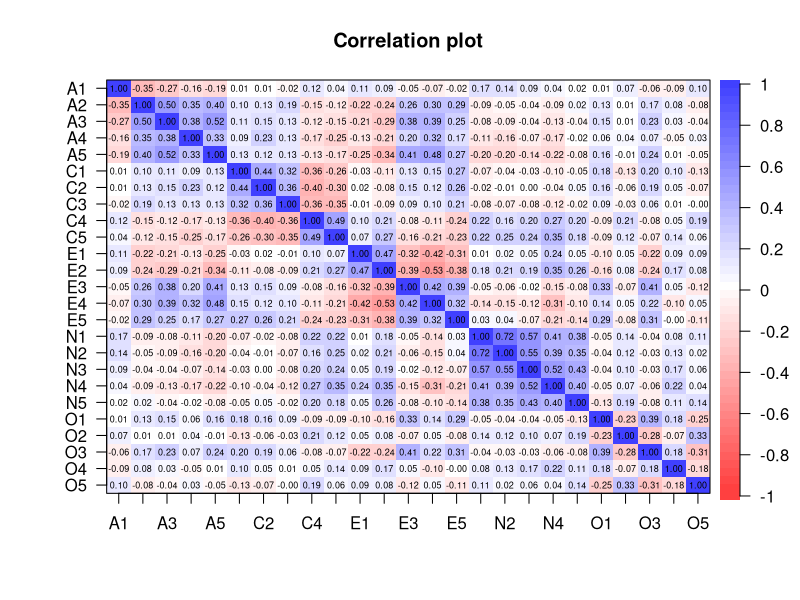
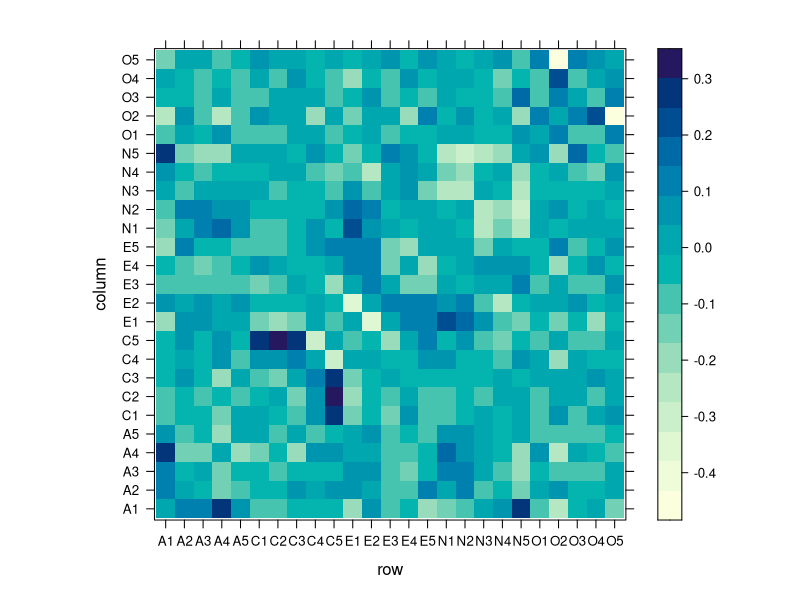
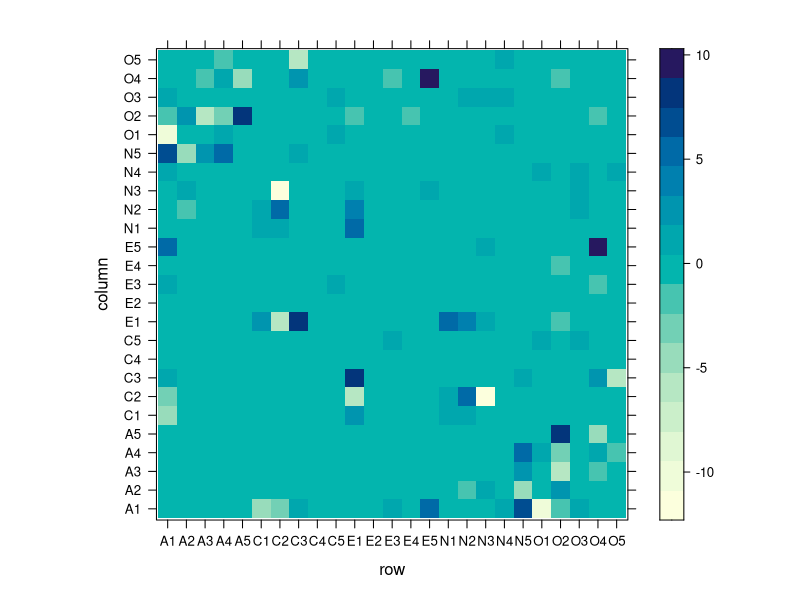
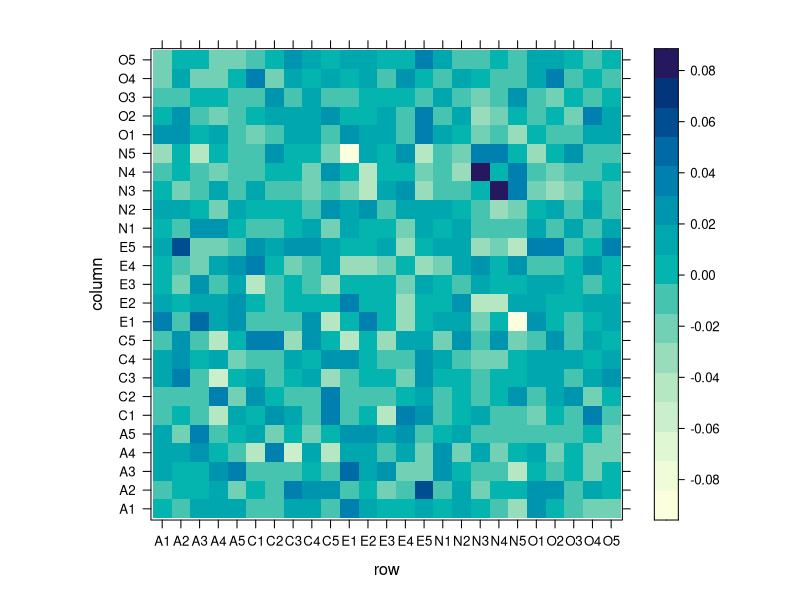
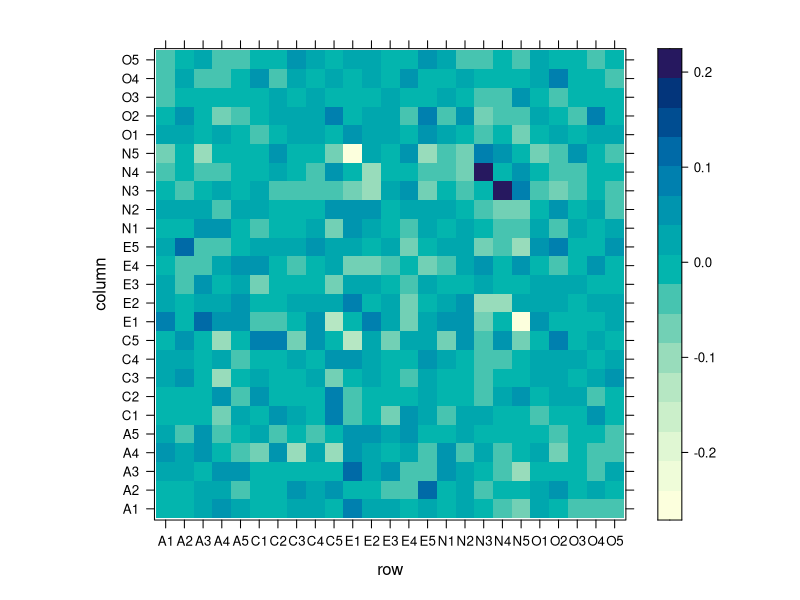
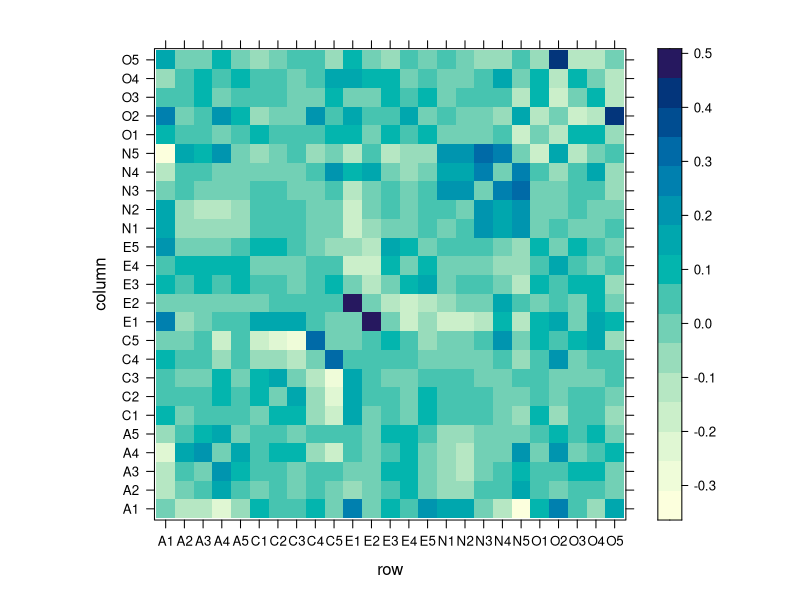
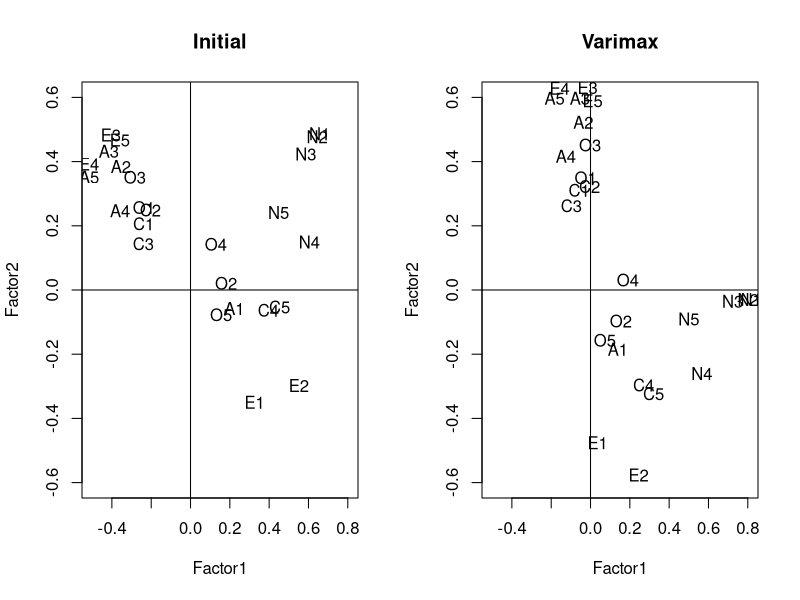
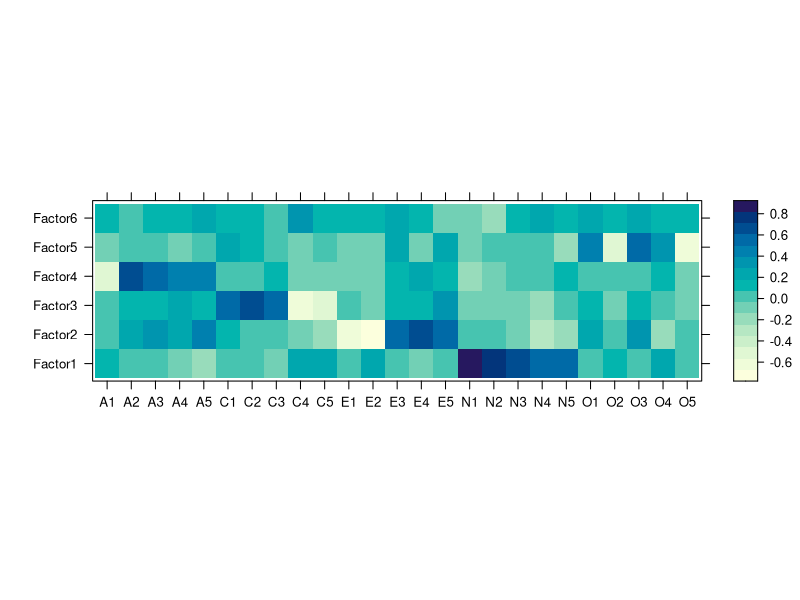

Source code (R) for these figures, in order:
## ----setup, include=FALSE------------------------------------------------
knitr::opts_chunk$set(cache=TRUE,
                      message = FALSE)


## ------------------------------------------------------------------------
library(psych)

dim(bfi)
tail(names(bfi), n = 3)


## ----message = FALSE-----------------------------------------------------
library(tidyverse)

# Remove demographic variable and keep complete data
data <- bfi %>% 
  select(-gender, -education, -age) %>% 
  filter(complete.cases(.))


## ------------------------------------------------------------------------
cor.plot(cor(data))


## ------------------------------------------------------------------------
decomp <- prcomp(data)
summary(decomp)$importance[,1:3]

cum_prop <- decomp %>% 
  summary %>% 
  .[["importance"]] %>% 
  .["Cumulative Proportion",]

which(cum_prop > 0.8)[1]


## ------------------------------------------------------------------------
Lhat <- decomp$rotation[,1:14] %*% 
  diag(decomp$sdev[1:14])
Psi_hat <- diag(cov(data) - tcrossprod(Lhat))


## ------------------------------------------------------------------------
# Sum squared error
sum((cov(data) - tcrossprod(Lhat) - diag(Psi_hat))^2)
# Compare to the total variance
sum(diag(cov(data)))

# Our FA model explains:
sum(colSums(Lhat^2)/sum(diag(cov(data))))


## ------------------------------------------------------------------------
(m <- sum(eigen(cor(data))$values > 1))

Lhat <- decomp$rotation[,seq_len(m)] %*% 
  diag(decomp$sdev[seq_len(m)])
Psi_hat <- diag(cov(data) - tcrossprod(Lhat))

# Sum squared error
sum((cov(data) - tcrossprod(Lhat) - diag(Psi_hat))^2)
# Compare to the total variance
sum(diag(cov(data)))


## ------------------------------------------------------------------------
# Our FA model explains:
sum(colSums(Lhat^2)/sum(diag(cov(data))))


## ------------------------------------------------------------------------
# We can also  visualize the fit
Sn <- cov(data)
Sn_fit <- tcrossprod(Lhat) + diag(Psi_hat)

library(lattice)
levelplot(Sn - Sn_fit)


## ------------------------------------------------------------------------
# Or if you prefer % difference
levelplot((Sn - Sn_fit)/Sn)


## ------------------------------------------------------------------------
# CAREFUL: uses correlation matrix
fa_decomp <- factanal(data, factors = m,
                      rotation = 'none')

# Uniquenesses are the diagonal elements 
# of the matrix Psi
Psi_mle <- fa_decomp$uniquenesses
Lmle <- fa_decomp$loadings


## ------------------------------------------------------------------------
# We get an estimate of the correlation
R_mle <- tcrossprod(Lmle) + diag(Psi_mle)

sum((cor(data) - R_mle)^2)

# Our FA model explains:
sum(colSums(Lmle^2)/ncol(data))


## ------------------------------------------------------------------------
levelplot(cor(data) - R_mle)


## ------------------------------------------------------------------------
# To factor the covariance matrix
# Use psych::fa
fa_decomp <- psych::fa(data, nfactors = m,
                       rotate = "none",
                       covar = TRUE,
                       fm = "ml")

# Extract estimates
Psi_mle <- fa_decomp$uniquenesses
Lmle <- fa_decomp$loadings


## ------------------------------------------------------------------------
# We get an estimate of the covariance
Sn_mle <- tcrossprod(Lmle) + diag(Psi_mle)

sum((Sn - Sn_mle)^2)

# Our FA model explains:
sum(colSums(Lmle^2)/sum(diag(Sn)))


## ------------------------------------------------------------------------
levelplot(Sn - Sn_mle)


## ------------------------------------------------------------------------
# Compare MLE with PC estimate
levelplot(Sn_fit - Sn_mle)


## ------------------------------------------------------------------------
# Let's start with m=2 for visualization
fa_decomp <- factanal(data, factors = 2,
                      rotation = 'none')

initial_loadings <- fa_decomp$loadings
varimax_loadings <- varimax(initial_loadings)


## ----echo = FALSE--------------------------------------------------------
par(mfrow = c(1, 2))

plot(initial_loadings, type = 'n',
     xlim = c(-0.5, 0.8),
     ylim = c(-0.6, 0.6),
     main = "Initial")
text(initial_loadings, label = rownames(initial_loadings))
abline(h = 0, v = 0)

plot(varimax_loadings$loadings, type = 'n',
     xlim = c(-0.5, 0.8),
     ylim = c(-0.6, 0.6),
     main = "Varimax")
text(varimax_loadings$loadings, 
     label = rownames(varimax_loadings$loadings))
abline(h = 0, v = 0)

par(mfrow = c(1,1))


## ------------------------------------------------------------------------
# You can extract the matrix T
varimax_loadings$rotmat

# We can also get the angle of rotation
acos(varimax_loadings$rotmat[1,1])


## ------------------------------------------------------------------------
# In more dimensions
fa_decomp <- factanal(data, factors = m,
                      rotation = 'varimax')

levelplot(unclass(fa_decomp$loadings),
          xlab = "", ylab = "")


## ------------------------------------------------------------------------
# First, let's look at the average eigenvalue
decomp <- eigen(Sn, symmetric = TRUE,
                only.values = TRUE)

mean(decomp$values)

sum(decomp$values > mean(decomp$values))


## ------------------------------------------------------------------------
# We will go from 1 factor to 15
prop_var_explained <- purrr::map_df(
  seq(1, 15),  function(m) {
    fa_decomp <- factanal(data, factors = m)
    Lmle <- fa_decomp$loadings
    prop <- sum(colSums(Lmle^2))/ncol(data)
    
    data.frame(
      prop = prop,
      m = m
    )})


## ------------------------------------------------------------------------
prop_var_explained %>% 
  ggplot(aes(m, prop)) + 
  geom_point() + 
  geom_line() + 
  theme_minimal() +
  expand_limits(y = 0) +
  geom_vline(xintercept = 6,
             linetype = 'dotted')


## ----warning=FALSE-------------------------------------------------------
inform_crit <- purrr::map_df(
  seq(1, 15),  function(m) {
    fa_decomp <- psych::fa(data, nfactors = m,
                           fm = 'ml')
    data.frame(
      BIC = fa_decomp$BIC, eBIC = fa_decomp$EBIC,
      SABIC = fa_decomp$SABIC, m = m
    )})


## ------------------------------------------------------------------------
inform_crit %>% 
  gather(Criteria, value, -m) %>% 
  ggplot(aes(m, value, colour = Criteria)) + 
  geom_point() + 
  geom_line() + 
  theme_minimal() +
  theme(legend.position = 'top') +
  geom_vline(xintercept = 6,
             linetype = 'dotted')


## ------------------------------------------------------------------------
inform_crit %>% 
  gather(Criteria, value, -m) %>% 
  group_by(Criteria) %>% 
  filter(value == min(value)) %>% 
  select(-value) %>% 
  spread(Criteria, m)


## ------------------------------------------------------------------------
m <- 6
fa_decomp <- psych::fa(data, nfactors = m,
                       covar = TRUE,
                       fm = 'ml')


## ------------------------------------------------------------------------
Sn <- cov(data)
Sn_mle <- tcrossprod(fa_decomp$loadings) + 
  diag(fa_decomp$uniquenesses)

test_stat <- nrow(data) * (
  log(det(Sn_mle)) -
    log(det(Sn))
)


## ------------------------------------------------------------------------
p <- ncol(data)
nu <- 0.5*((p-m)^2 - p - m)

test_stat > qchisq(0.95, df = nu)


## ---- message = FALSE----------------------------------------------------
m <- 6
fa_decomp <- psych::fa(data, nfactors = m,
                       covar = TRUE,
                       fm = 'ml')


## ---- message = FALSE----------------------------------------------------
# Extract estimates
InvPsi <- diag(fa_decomp$uniquenesses^-1)
Lhat <- fa_decomp$loadings

hat_mat <- solve(t(Lhat) %*% InvPsi %*% Lhat) %*%
  t(Lhat) %*% InvPsi

scores <- scale(data, center = TRUE,
                scale = FALSE) %*% t(hat_mat)


## ----message = FALSE-----------------------------------------------------
GGally::ggpairs(as.data.frame(scores))


## ---- message = FALSE----------------------------------------------------
scores_reg <- scale(data, center = TRUE,
                    scale = FALSE) %*% 
  solve(Sn) %*% Lhat


## ----message = FALSE-----------------------------------------------------
GGally::ggpairs(as.data.frame(scores_reg))


## ------------------------------------------------------------------------
# Let's look at agreement
round(cor(scores, scores_reg), 2)


## ------------------------------------------------------------------------
# Or graphically
plot(as.vector(scores),
     as.vector(scores_reg),
     xlab = "WLS",
     ylab = "Regression")
abline(a = 0, b = 1, 
       col='red',
       lty = 2)


## ---- echo = FALSE-------------------------------------------------------
inner_join(
  as.data.frame(scores_reg) %>% 
    mutate(ID = row_number()) %>% 
    gather(Factor, Score, -ID) %>% 
    rename(Regression = Score),
  as.data.frame(scores) %>% 
    mutate(ID = row_number()) %>% 
    gather(Factor, Score, -ID) %>% 
    rename(WLS = Score),
  by = c("ID", "Factor")
) %>% 
  ggplot(aes(WLS, Regression, colour = Factor)) + 
  geom_abline(slope = 1, intercept = 0,
              linetype = 'dashed') +
  geom_point(alpha = 0.5) +
  geom_smooth(method = 'lm', se = FALSE) +
  theme_minimal() +
  theme(legend.position = 'top')


## ------------------------------------------------------------------------
state.x77[1:5,1:4]


## ------------------------------------------------------------------------
library(GGally)
data <- as.data.frame(state.x77)
ggpairs(data)


## ------------------------------------------------------------------------
# Potential outliers?
data %>% 
  rownames_to_column('State') %>%
  top_n(Population, n = 2)

data %>% 
  rownames_to_column('State') %>%
  top_n(Area, n = 2)


## ------------------------------------------------------------------------
# 1. Principal Component Factor analysis
decomp <- princomp(data, cor = TRUE)
decomp


## ------------------------------------------------------------------------
biplot(decomp)


## ------------------------------------------------------------------------
m <- 3
Lhat <- decomp$loadings[,seq_len(m)] %*% 
  diag(decomp$sdev[seq_len(m)])
colnames(Lhat) <- paste0("PC", 1:3)
Psi_hat <- diag(cov(data) - tcrossprod(Lhat))

# Our FA model explains:
sum(colSums(Lhat^2))/ncol(data)


## ------------------------------------------------------------------------
# We can also  visualize the fit
Rn <- cor(data)
Rn_fit <- tcrossprod(Lhat) + diag(Psi_hat)

levelplot(Rn - Rn_fit)


## ------------------------------------------------------------------------
scores_pc <- scale(data, center = TRUE,
                    scale = TRUE) %*% 
  solve(Rn) %*% Lhat


## ------------------------------------------------------------------------
ggpairs(as.data.frame(scores_pc))


## ------------------------------------------------------------------------
# What state has the outlying values?
scores_pc %>% 
  as.data.frame %>% 
  rownames_to_column('State') %>%
  filter(PC2 > 4 | PC3 < -4)


## ------------------------------------------------------------------------
# 2. Maximum Likelihood Factor analysis
fa_decomp <- factanal(data, factors = m)


## ------------------------------------------------------------------------
# Extract estimates
Psi_mle <- fa_decomp$uniquenesses
Lmle <- fa_decomp$loadings

# Our FA model explains:
sum(colSums(Lmle^2))/ncol(data)


## ------------------------------------------------------------------------
# We can also  visualize the fit
Rn_mle <- tcrossprod(Lmle) + diag(Psi_mle)

levelplot(Rn - Rn_mle)


## ------------------------------------------------------------------------
scores_mle <- scale(data, center = TRUE,
                    scale = TRUE) %*% 
  solve(Rn) %*% Lmle


## ------------------------------------------------------------------------
ggpairs(as.data.frame(scores_mle))


## ------------------------------------------------------------------------
# 3. Compare both loadings
round(cor(scores_pc, scores_mle), 2)


## ------------------------------------------------------------------------
levelplot(Lhat,
          xlab = "", ylab = "")


## ------------------------------------------------------------------------
# Let's rotate the PC loadings
Lhat <- varimax(Lhat)$loadings
scores_pc <- scale(data, center = TRUE,
                    scale = TRUE) %*% 
  solve(Rn) %*% Lhat


## ------------------------------------------------------------------------
# Compare both loadings again
round(cor(scores_pc, scores_mle), 2)


## ------------------------------------------------------------------------
levelplot(unclass(Lhat),
          xlab = "", ylab = "")


## ------------------------------------------------------------------------
levelplot(unclass(Lmle),
          xlab = "", ylab = "")


## ---- echo = FALSE, eval = FALSE-----------------------------------------
## inner_join(
##   as.data.frame(scores_pc) %>%
##     mutate(ID = row_number()) %>%
##     gather(Factor, Score, -ID) %>%
##     rename(PC = Score) %>%
##     mutate(Factor = stringr::str_replace(Factor, "PC", "Factor")),
##   as.data.frame(scores_mle) %>%
##     mutate(ID = row_number()) %>%
##     gather(Factor, Score, -ID) %>%
##     rename(MLE = Score),
##   by = c("ID", "Factor")
## ) %>%
##   ggplot(aes(PC, MLE, colour = Factor)) +
##   geom_abline(slope = 1, intercept = 0,
##               linetype = 'dashed') +
##   geom_point(alpha = 0.5) +
##   geom_smooth(method = 'lm', se = FALSE) +
##   theme_minimal() +
##   theme(legend.position = 'top')


## ------------------------------------------------------------------------
# 4. Compare different m
# Let's start with scree plot
screeplot(decomp, type = 'l')


## ----warning = FALSE-----------------------------------------------------
# Then let's look at information criteria
inform_crit <- purrr::map_df(
  seq_len(4),  function(m) {
    fa_decomp <- psych::fa(data, nfactors = m,
                           fm = 'ml')
    data.frame(
      BIC = fa_decomp$BIC, eBIC = fa_decomp$EBIC,
      SABIC = fa_decomp$SABIC, m = m
    )})


## ------------------------------------------------------------------------
inform_crit %>% 
  gather(Criteria, value, -m) %>% 
  ggplot(aes(m, value, colour = Criteria)) + 
  geom_point() + 
  geom_line() + 
  theme_minimal() +
  theme(legend.position = 'top')


## ------------------------------------------------------------------------
inform_crit %>% 
  gather(Criteria, value, -m) %>% 
  group_by(Criteria) %>% 
  filter(value == min(value)) %>% 
  select(-value) %>% 
  spread(Criteria, m)


## ------------------------------------------------------------------------
m <- 2
Lhat <- decomp$loadings[,seq_len(m)] %*% 
  diag(decomp$sdev[seq_len(m)])
colnames(Lhat) <- paste0("PC", 1:2)
Psi_hat <- diag(cov(data) - tcrossprod(Lhat))

Lhat <- varimax(Lhat)$loadings
scores_pc <- scale(data, center = TRUE,
                    scale = TRUE) %*% 
  solve(Rn) %*% Lhat


## ------------------------------------------------------------------------
# MLE
fa_decomp <- factanal(data, factors = m)
Psi_mle <- fa_decomp$uniquenesses
Lmle <- fa_decomp$loadings

scores_mle <- scale(data, center = TRUE,
                    scale = TRUE) %*% 
  solve(Rn) %*% Lmle


## ------------------------------------------------------------------------
# Compare both loadings again
round(cor(scores_pc, scores_mle), 2)


## ------------------------------------------------------------------------
levelplot(unclass(Lhat),
          xlab = "", ylab = "")


## ------------------------------------------------------------------------
levelplot(unclass(Lmle),
          xlab = "", ylab = "")


## ------------------------------------------------------------------------
plot(scores_mle, type = 'n')
text(scores_mle, labels = rownames(scores_mle))
abline(h = 0, v = 0, lty = 2)


## ------------------------------------------------------------------------
# Let's plot the factors on the map
library(maps)
states <- map_data("state")

data_plot <- scores_mle %>%
  as.data.frame() %>% 
  rownames_to_column("region") %>% 
  mutate(region = tolower(region)) %>% 
  inner_join(states, by = "region")


## ------------------------------------------------------------------------
ggplot(data = data_plot) + 
  geom_polygon(aes(x = long, y = lat, 
                   fill = Factor1, 
                   group = group)) +
  coord_fixed(1.3) +
  ggthemes::theme_map() + 
  ggtitle("First Factor")


## ------------------------------------------------------------------------
ggplot(data = data_plot) + 
  geom_polygon(aes(x = long, y = lat, 
                   fill = Factor2, 
                   group = group)) +
  coord_fixed(1.3) +
  ggthemes::theme_map() + 
  ggtitle("Second Factor")

